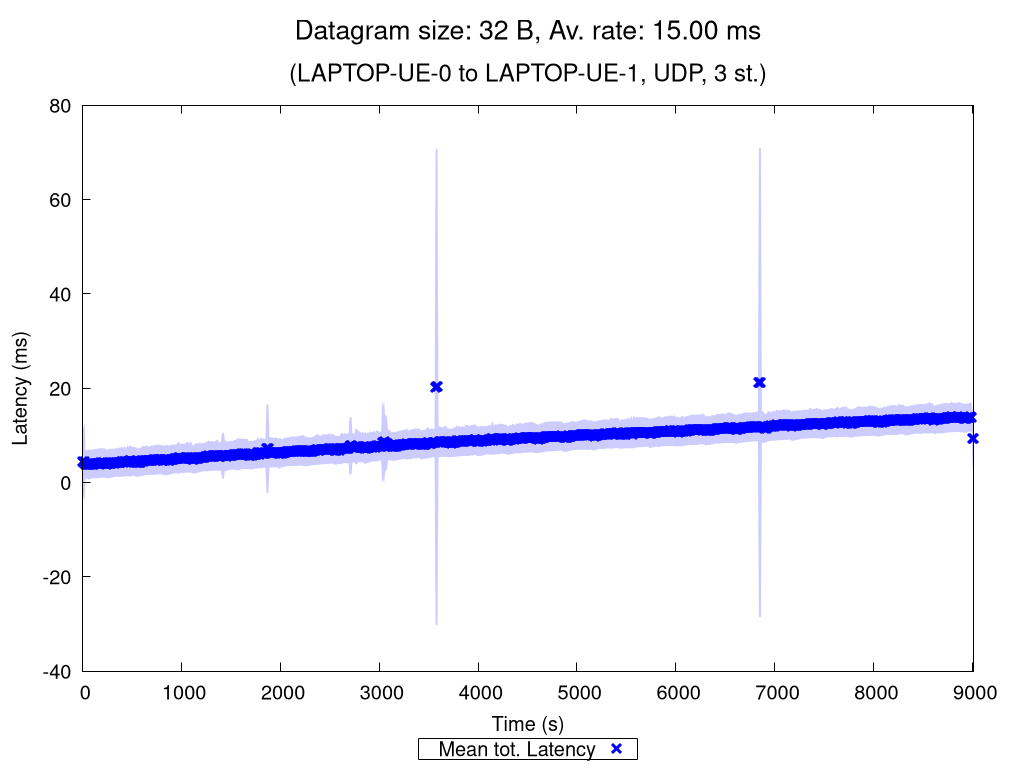

The script that saved this image:
set terminal pngcairo nocrop enhanced size 1024,768 font "Verdana,15"
set output "UDP_3_st_2020_10_07_18-23-36_two2one_00032B.png"

set title "{/=20 Datagram size: 32 B, Av. rate: 15.00 ms}\n\n{/=18 (LAPTOP-UE-0 to LAPTOP-UE-1, UDP, 3 st.)}"

set xlabel "Time (s)"
set ylabel "Latency (ms)"
set ytics nomirror
set key bmargin center horizontal box samplen 1 width -1
set bmargin 4.6
set rmargin 4.5

rf = 1.0  # rate factor
set style fill transparent solid 0.2 noborder
set autoscale xfix
plot "UDP_3_st_2020_10_07_18-23-36_two2one_00032B_iperf_processed.dat" using 1:($2/rf-$3/rf):($2/rf+$3/rf) with filledcurves lc rgb "blue" notitle, \
     "" using 1:($2/rf) with points pt 2 ps 1.5 lw 3 lc rgb "blue" title "Mean tot. Latency", \
